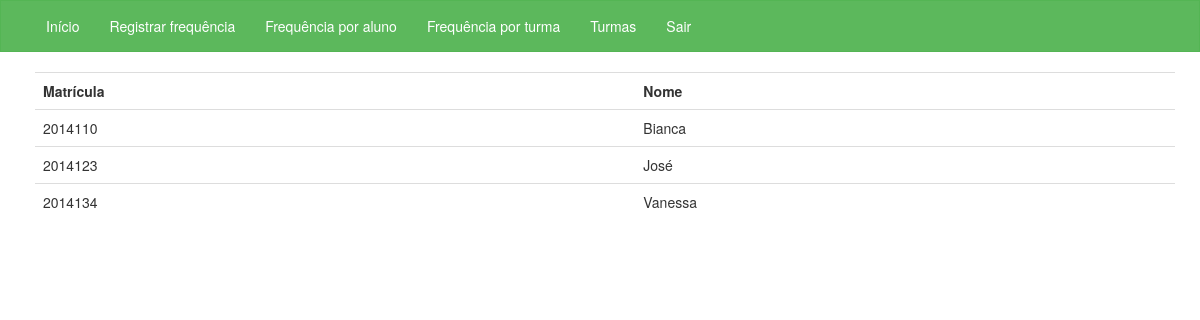
/appfrequencia/turmas/info/ (signed in), run on the app's committed database.
### appfrequencia/models.py (models this page shows, shortened)
class Aluno(models.Model):
    id_turma = models.ForeignKey(Turma, on_delete=models.CASCADE)
    matricula = models.IntegerField(default=0)
    nome = models.CharField(max_length=60)

### appfrequencia/views.py (the view)
@login_required(login_url="login")
def info_listar(request):
    alunos_info = Aluno.objects.filter(id_turma__id_turma=3)
    return render(request, 'turmas/info.html', {'alunos' : alunos_info})

### templates/turmas/info.html (shortened to what this page needs)
<!DOCTYPE html>
<html lang="pt-br">
<head>
    <link href="https://maxcdn.bootstrapcdn.com/bootstrap/3.3.6/css/bootstrap.min.css" rel="stylesheet">
</head>
<body>
<nav class="navbar navbar-default">
    <div class="container-fluid">
        <div class="collapse navbar-collapse" id="bs-example-navbar-collapse-1">
            <ul class="nav navbar-nav">
                <li><a href="{% url 'home' %}">Início</a></li>
                <li><a href="{% url 'frequencia' %}">Registrar frequência</a></li>
                <li><a href="{% url "frequencia_por_aluno" %}">Frequência por aluno</a></li>
                <li><a href="{% url "frequencia_por_turma" %}">Frequência por turma</a></li>
                <li><a href="{% url "turmas" %}">Turmas</a></li>
                <li><a href="{% url 'logout' %}">Sair</a></li>
            </ul>
        </div>
    </div>
</nav>
<div class="container">
    <table class="table table-hover">
        <tr>
            <th>Matrícula</th>
            <th>Nome</th>
        </tr>
        {% for aluno in alunos %}
            <tr>
                <td>{{ aluno.matricula }}</td>
                <td>{{ aluno.nome }}</td>
            </tr>
        {% endfor %}
    </table>
</div>
</body>
</html>

### templates/turmas/info.html (style rules this page uses)
.container { margin-left: 20px; }
.navbar-default { background-color: #5cb85c; border-color: #54b554; border-radius: 0; }
.navbar-default .navbar-nav > li > a { color: #FFFFFF !important; }

### data on the page
Aluno: matricula "2014110", nome "Bianca"
Aluno: matricula "2014123", nome "José"
Aluno: matricula "2014134", nome "Vanessa"
